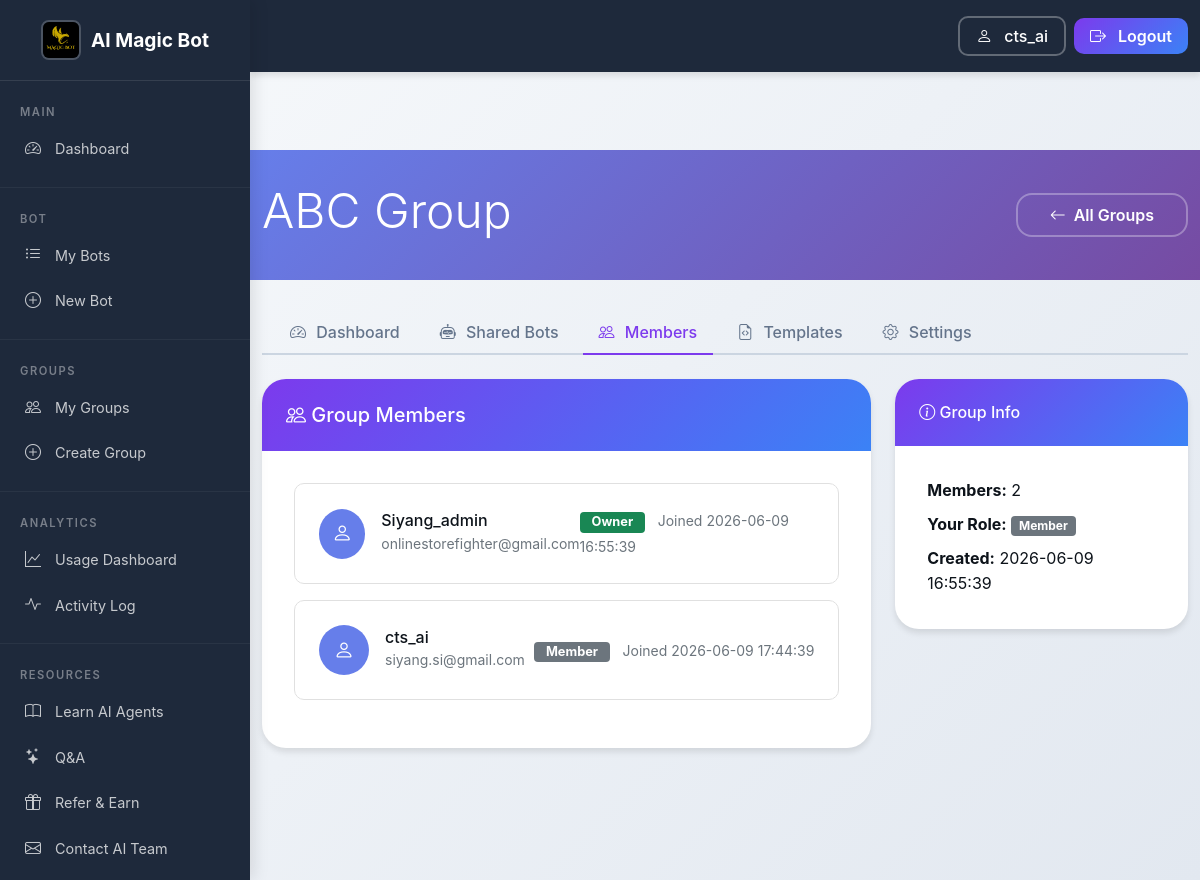
Screenshot of /groups/2/members (signed in) with the database file from the repository.
### tables this page shows
CREATE TABLE "users" (id INTEGER PRIMARY KEY AUTOINCREMENT, provider TEXT NOT NULL DEFAULT 'local', provider_id TEXT UNIQUE, username TEXT NOT NULL UNIQUE, email TEXT UNIQUE, password_hash TEXT, referral_credits INTEGER DEFAULT 0, referral_badge TEXT DEFAULT NULL, created_at TIMESTAMP DEFAULT CURRENT_TIMESTAMP, updated_at TIMESTAMP DEFAULT CURRENT_TIMESTAMP, preferred_platform TEXT DEFAULT NULL, platform_user_id TEXT DEFAULT NULL, trial_started_at TIMESTAMP DEFAULT NULL, bonus_trial_months INTEGER DEFAULT 0, stripe_customer_id TEXT DEFAULT NULL, subscription_status TEXT DEFAULT 'trial', subscription_id TEXT DEFAULT NULL, billing_plan TEXT DEFAULT 'free_trial', trial_ended_at TIMESTAMP DEFAULT NULL);

CREATE TABLE groups (
            id INTEGER PRIMARY KEY AUTOINCREMENT,
            name TEXT NOT NULL,
            description TEXT,
            created_by INTEGER NOT NULL REFERENCES users(id) ON DELETE CASCADE,
            created_at TIMESTAMP DEFAULT CURRENT_TIMESTAMP,
            updated_at TIMESTAMP DEFAULT CURRENT_TIMESTAMP,
            is_active BOOLEAN DEFAULT TRUE,
            settings TEXT DEFAULT '{}'
        , group_chat_id TEXT DEFAULT NULL);

CREATE TABLE group_members (
            id INTEGER PRIMARY KEY AUTOINCREMENT,
            group_id INTEGER NOT NULL REFERENCES groups(id) ON DELETE CASCADE,
            user_id INTEGER NOT NULL REFERENCES users(id) ON DELETE CASCADE,
            role TEXT NOT NULL DEFAULT 'member',
            joined_at TIMESTAMP DEFAULT CURRENT_TIMESTAMP,
            invited_by INTEGER REFERENCES users(id) ON DELETE SET NULL,
            status TEXT DEFAULT 'active',
            permissions TEXT DEFAULT '{}',
            UNIQUE(group_id, user_id)
        );

### group_collaboration_ui_part2.py (the view)
    @app.route("/groups/<int:group_id>/members")
    @group_required
    def group_members(group_id):
        conn = get_db_connection()
        group = conn.execute("SELECT * FROM groups WHERE id = ?", (group_id,)).fetchone()
        members = conn.execute("""
            SELECT
                tm.*,
                u.username,
                u.email,
                u.provider
            FROM group_members tm
            JOIN users u ON tm.user_id = u.id
            WHERE tm.group_id = ?
            ORDER BY
                CASE tm.role
                    WHEN 'owner' THEN 1
                    WHEN 'admin' THEN 2
                    WHEN 'member' THEN 3
                    WHEN 'viewer' THEN 4
                    ELSE 5
                END,
                tm.joined_at
        """, (group_id,)).fetchall()
        invitations = conn.execute("""
            SELECT ti.*, u.username as invited_by_name
            FROM group_invitations ti
            LEFT JOIN users u ON ti.invited_by = u.id
            WHERE ti.group_id = ? AND ti.status = 'pending'
            ORDER BY ti.created_at DESC
        """, (group_id,)).fetchall()
        user_role = conn.execute("""
            SELECT role FROM group_members
            WHERE group_id = ? AND user_id = ?
        """, (group_id, session["user_id"])).fetchone()
        conn.close()
        return render_template("group_members.html",
                             group=group,
                             members=members,
                             invitations=invitations,
                             user_role=user_role["role"] if user_role else None,
                             is_admin=(session.get("role") == "admin"),
                             username=session.get("username"),
                             role=session.get("role", "customer"))

### app_complete_with_groups.py (called while the page is built)
@app.context_processor
def inject_random_background():
    import random
    background_images = [
        '/static/AI_IMG1.jpeg',
        '/static/AI_IMG_2.jpeg',
        '/static/AI_IMG_3.jpeg',
        '/static/AI_IMG_4.jpeg'
    ]
    random_bg = random.choice(background_images)
    return {
        'random_background': random_bg,
        'all_backgrounds': background_images,
        'is_admin': session.get('role') == 'admin'
    }

@app.after_request
def _log_access(response):
    if hasattr(request, "method") and hasattr(request, "path"):
        _access_logger.info(
            '%s %s %s %s',
            request.remote_addr or "-",
            request.method,
            request.full_path if hasattr(request, "full_path") else request.path,
            response.status_code,
        )
    return response

    def __call__(self, environ, start_response):
        environ['wsgi.url_scheme'] = 'https'
        return super().__call__(environ, start_response)

### db.py (called while the page is built)
def _sqlite_conn():
    import sqlite3
    db_path = Path(__file__).parent / "users.db"
    conn = sqlite3.connect(str(db_path), timeout=10)
    conn.row_factory = sqlite3.Row
    conn.execute("PRAGMA journal_mode=WAL")
    conn.execute("PRAGMA busy_timeout = 5000")
    conn.execute("PRAGMA synchronous = NORMAL")
    conn.execute("PRAGMA foreign_keys = ON")
    return conn

def get_conn():
    if USE_PG:
        return _pg_conn()
    return _sqlite_conn()

def is_postgres():
    return USE_PG

### group_collaboration_ui_part2.py (called while the page is built)
def get_db_connection():
    return get_conn()

def check_group_permission(user_id, group_id, required_role='member'):
    conn = get_db_connection()
    member = conn.execute("""
        SELECT role FROM group_members
        WHERE user_id = ? AND group_id = ? AND status = 'active'
    """, (user_id, group_id)).fetchone()
    conn.close()
    if not member:
        return False
    role_hierarchy = {'owner': 4, 'admin': 3, 'member': 2, 'viewer': 1}
    user_role_level = role_hierarchy.get(member['role'], 0)
    required_role_level = role_hierarchy.get(required_role, 0)
    return user_role_level >= required_role_level

### templates/group_members.html (shortened to what this page needs)
<!DOCTYPE html>
<html lang="en">
<head>
    <link href="https://cdn.jsdelivr.net/npm/bootstrap@5.1.3/dist/css/bootstrap.min.css" rel="stylesheet">
    <link rel="stylesheet" href="https://cdn.jsdelivr.net/npm/bootstrap-icons@1.8.1/font/bootstrap-icons.css">
    <link rel="stylesheet" href="{{ url_for('static', filename='css/shared.css') }}">
</head>
<body class="sidebar-layout">
    {% with active_page='groups' %}
{% include '_sidebar.html' %}
{% endwith %}
<div class="sidebar-content">
    <div class="group-header">
        <div class="container">
            <div class="d-flex justify-content-between align-items-center">
                <div>
                    <h1 class="display-5 mb-2">{{ group.name }}</h1>
                </div>
                <div>
                    <a href="/groups" class="btn btn-outline-light"><i class="bi bi-arrow-left"></i> All Groups</a>
                </div>
            </div>
        </div>
    </div>
    <div class="container">
        <ul class="nav nav-tabs mb-4">
            <li class="nav-item">
                <a class="nav-link" href="/groups/{{ group.id }}">
                    <i class="bi bi-speedometer2"></i> Dashboard
                </a>
            </li>
            <li class="nav-item">
                <a class="nav-link" href="/groups/{{ group.id }}/bots">
                    <i class="bi bi-robot"></i> Shared Bots
                </a>
            </li>
            <li class="nav-item">
                <a class="nav-link active" href="/groups/{{ group.id }}/members">
                    <i class="bi bi-people"></i> Members
                </a>
            </li>
            <li class="nav-item">
                <a class="nav-link" href="/groups/{{ group.id }}/templates">
                    <i class="bi bi-file-earmark-code"></i> Templates
                </a>
            </li>
            <li class="nav-item">
                <a class="nav-link" href="/groups/{{ group.id }}/settings">
                    <i class="bi bi-gear"></i> Settings
                </a>
            </li>
        </ul>
        <div class="row">
            <div class="col-lg-8">
                <div class="card">
                    <div class="card-header d-flex justify-content-between align-items-center">
                        <h5 class="mb-0"><i class="bi bi-people"></i> Group Members</h5>
                    </div>
                    <div class="card-body">
                        {% if members %}
                            {% for member in members %}
                            <div class="member-card">
                                <div class="d-flex align-items-center">
                                    <div class="avatar me-3">
                                        <i class="bi bi-person"></i>
                                    </div>
                                    <div class="flex-grow-1">
                                        <div class="d-flex justify-content-between align-items-center">
                                            <div>
                                                <h6 class="mb-0">{{ member.username }}</h6>
                                                <small class="text-muted">{{ member.email }}</small>
                                            </div>
                                            <div>
                                                <span class="badge bg-{{ 'success' if member.role == 'owner' else 'primary' if member.role == 'admin' else 'secondary' }} role-badge">
                                                    {{ member.role|title }}
                                                </span>
                                                <small class="text-muted ms-2">Joined {{ member.joined_at }}</small>
                                            </div>
                                        </div>
                                    </div>
                                </div>
                            </div>
                            {% endfor %}
                        {% endif %}
                    </div>
                </div>
            </div>
            <div class="col-lg-4">
                <div class="card">
                    <div class="card-header">
                        <h6 class="mb-0"><i class="bi bi-info-circle"></i> Group Info</h6>
                    </div>
                    <div class="card-body">
                        <ul class="list-unstyled mb-0">
                            <li class="mb-2"><strong>Members:</strong> {{ members|length }}</li>
                            <li class="mb-2"><strong>Your Role:</strong>
                                <span class="badge bg-{{ 'success' if user_role == 'owner' else 'primary' if user_role == 'admin' else 'secondary' }}">
                                    {{ user_role|title }}
                                </span>
                            </li>
                            <li><strong>Created:</strong> {{ group.created_at }}</li>
                        </ul>
                    </div>
                </div>
            </div>
        </div>
    </div>
</div>
</body>
</html>

### templates/_navbar.html (shortened to what this page needs)
<nav class="navbar navbar-expand-lg navbar-dark fixed-top">
    <div class="container">
        <div class="collapse navbar-collapse" id="navbarNav">
            <ul class="navbar-nav ms-auto align-items-center">
                {% if username %}
                <li class="nav-item ms-3">
                    <a href="{{ url_for('profile') }}" class="btn btn-outline-light" style="border-radius: 10px; padding: 6px 16px; font-weight: 500; border-width: 2px;">
                        <i class="bi bi-person me-1"></i> {{ username }}
                    </a>
                </li>
                {% endif %}
                <li class="nav-item ms-2">
                    <a href="{{ url_for('logout') }}" class="btn btn-primary" style="border-radius: 10px; padding: 6px 16px; font-weight: 600;">
                        <i class="bi bi-box-arrow-right me-1"></i> Logout
                    </a>
                </li>
            </ul>
        </div>
    </div>
</nav>
<div style="padding-top: 80px;"></div>

### static/css/shared.css (style rules this page uses)
:root { --primary-color: #7c3aed; --secondary-color: #3b82f6; --accent-color: #f59e0b; --success-color: #10b981; --danger-color: #ef4444; --warning-color: #f59e0b; --info-color: #3b82f6; --dark-color: #1e293b; --light-color: #f8fafc; --gray-100: #f1f5f9; --gray-200: #e2e8f0; --gray-300: #cbd5e1; --gray-400: #94a3b8; --gray-500: #64748b; --gray-600: #475569; --gray-700: #334155; --gray-800: #1e293b; --gray-900: #0f172a; --body-bg: linear-gradient(135deg, #f8fafc 0%, #e2e8f0 100%); --card-bg: white; --text-color: var(--dark-color); --text-light: var(--gray-600); --text-muted: var(--gray-500); --border-color: var(--gray-300); --spacing-xs: 0.25rem; --spacing-sm: 0.5rem; --spacing-md: 1rem; --spacing-lg: 1.5rem; --spacing-xl: 2rem; --spacing-2xl: 3rem; --spacing-3xl: 4rem; --radius-sm: 0.25rem; --radius-md: 0.5rem; --radius-lg: 1rem; --radius-xl: 1.5rem; --radius-2xl: 2rem; --shadow-sm: 0 1px 3px rgba(0, 0, 0, 0.12); --shadow-md: 0 4px 6px rgba(0, 0, 0, 0.1); --shadow-lg: 0 10px 25px rgba(0, 0, 0, 0.15); --shadow-xl: 0 20px 40px rgba(0, 0, 0, 0.2); --shadow-2xl: 0 25px 50px rgba(0, 0, 0, 0.25); --transition-fast: 0.15s ease; --transition-normal: 0.3s ease; --transition-slow: 0.5s ease; --transition-bounce: cubic-bezier(0.175, 0.885, 0.32, 1.275); }
* { font-family: 'Poppins', -apple-system, BlinkMacSystemFont, 'Segoe UI', Roboto, 'Helvetica Neue', Arial, sans-serif; box-sizing: border-box; }
body { background: var(--body-bg); color: var(--text-color); line-height: 1.6; min-height: 100vh; overflow-x: hidden; }
a { color: var(--primary-color); text-decoration: none; transition: color var(--transition-fast); }
.navbar { background: var(--dark-color); transition: all var(--transition-normal); z-index: 1030; padding: var(--spacing-md) 0; box-shadow: var(--shadow-md); }
.nav-link { font-weight: 500; padding: var(--spacing-sm) var(--spacing-md) !important; margin: 0 var(--spacing-xs); border-radius: var(--radius-md); transition: all var(--transition-normal); color: rgba(255, 255, 255, 0.9) !important; }
.nav-link:hover, .nav-link.active { background: rgba(255, 255, 255, 0.1); transform: translateY(-2px); color: white !important; }
.nav-link.active { background: rgba(124, 58, 237, 0.2); border-left: 3px solid var(--primary-color); }
.nav-tabs { border-bottom: 2px solid var(--border-color); padding-left: var(--spacing-sm); }
.nav-tabs .nav-link { color: var(--text-muted) !important; background: transparent; border: none; margin-bottom: -2px; border-bottom: 2px solid transparent; border-radius: 0; padding: var(--spacing-sm) var(--spacing-md) !important; font-weight: 500; }
.nav-tabs .nav-link.active { color: var(--primary-color) !important; background: transparent; border: none; border-bottom: 2px solid var(--primary-color); transform: none; }
.nav-tabs .nav-link i { margin-right: 6px; }
.btn { border-radius: var(--radius-lg); font-weight: 600; padding: var(--spacing-sm) var(--spacing-xl); transition: all var(--transition-normal); border: none; display: inline-flex; align-items: center; justify-content: center; gap: var(--spacing-sm); }
.btn-primary { background: linear-gradient(135deg, var(--primary-color), var(--secondary-color)); border: none; color: white; }
.btn-outline-light { border: 2px solid rgba(255, 255, 255, 0.3); color: white; background: transparent; }
.card { border: none; border-radius: var(--radius-xl); box-shadow: var(--shadow-md); transition: all var(--transition-normal); background: var(--card-bg); overflow: hidden; }
.card-header { background: linear-gradient(135deg, var(--primary-color), var(--secondary-color)); color: white; border: none; padding: var(--spacing-lg); font-weight: 600; }
.card-body { padding: var(--spacing-xl); }
body.sidebar-layout { padding-left: 250px; transition: padding-left var(--transition-normal); min-height: 100vh; }
body.sidebar-layout .navbar { left: 250px; width: calc(100% - 250px); }
.sidebar-content { padding-top: 20px; }
.sidebar-content { margin-left: 0; padding-top: 70px; min-height: 100vh; }

### rows the page displays
users: username "cts_ai"
groups: name "ABC Group", created_at "2026-06-09 16:55:39"
group_members: username "Siyang_admin", email "onlinestorefighter@gmail.com", role "Owner", joined_at "2026-06-09 16:55:39"
group_members: username "cts_ai", email "siyang.si@gmail.com", role "Member", joined_at "2026-06-09 17:44:39"

### other values shown
{{ members|length }} "2"
